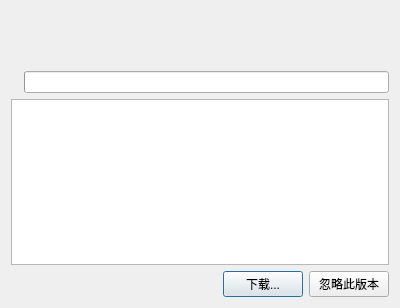
<?xml version="1.0" encoding="UTF-8"?>
<ui version="4.0">
 <class>UpdateDialog</class>
 <widget class="QDialog" name="UpdateDialog">
  <property name="geometry">
   <rect>
    <x>0</x>
    <y>0</y>
    <width>400</width>
    <height>308</height>
   </rect>
  </property>
  <property name="windowTitle">
   <string>检查更新</string>
  </property>
  <layout class="QVBoxLayout" name="_2">
   <item>
    <widget class="QLabel" name="labCurrentVersion">
     <property name="sizePolicy">
      <sizepolicy hsizetype="Preferred" vsizetype="Maximum">
       <horstretch>0</horstretch>
       <verstretch>0</verstretch>
      </sizepolicy>
     </property>
     <property name="text">
      <string notr="true"/>
     </property>
     <property name="wordWrap">
      <bool>true</bool>
     </property>
    </widget>
   </item>
   <item>
    <widget class="QLabel" name="labResult">
     <property name="sizePolicy">
      <sizepolicy hsizetype="Preferred" vsizetype="Maximum">
       <horstretch>0</horstretch>
       <verstretch>0</verstretch>
      </sizepolicy>
     </property>
     <property name="wordWrap">
      <bool>true</bool>
     </property>
    </widget>
   </item>
   <item>
    <widget class="QLabel" name="labReleaseTime">
     <property name="wordWrap">
      <bool>true</bool>
     </property>
    </widget>
   </item>
   <item>
    <layout class="QHBoxLayout" name="horizontalLayout">
     <item>
      <widget class="QLabel" name="labDrum"/>
     </item>
     <item>
      <widget class="QProgressBar" name="pbUpdate">
       <property name="value">
        <number>0</number>
       </property>
       <property name="textVisible">
        <bool>false</bool>
       </property>
       <property name="format">
        <string notr="true">%p%</string>
       </property>
      </widget>
     </item>
    </layout>
   </item>
   <item>
    <widget class="QTextEdit" name="textEdit">
     <property name="readOnly">
      <bool>true</bool>
     </property>
    </widget>
   </item>
   <item>
    <layout class="QHBoxLayout" name="_4">
     <item>
      <spacer name="spacer">
       <property name="orientation">
        <enum>Qt::Horizontal</enum>
       </property>
       <property name="sizeHint" stdset="0">
        <size>
         <width>40</width>
         <height>20</height>
        </size>
       </property>
      </spacer>
     </item>
     <item>
      <widget class="QPushButton" name="pbDownload">
       <property name="sizePolicy">
        <sizepolicy hsizetype="Maximum" vsizetype="Fixed">
         <horstretch>0</horstretch>
         <verstretch>0</verstretch>
        </sizepolicy>
       </property>
       <property name="text">
        <string>下载...</string>
       </property>
       <property name="default">
        <bool>true</bool>
       </property>
      </widget>
     </item>
     <item>
      <widget class="QPushButton" name="pbIgnoreThisVersion">
       <property name="sizePolicy">
        <sizepolicy hsizetype="Maximum" vsizetype="Fixed">
         <horstretch>0</horstretch>
         <verstretch>0</verstretch>
        </sizepolicy>
       </property>
       <property name="text">
        <string>忽略此版本</string>
       </property>
      </widget>
     </item>
    </layout>
   </item>
  </layout>
 </widget>
 <resources/>
 <connections/>
</ui>
